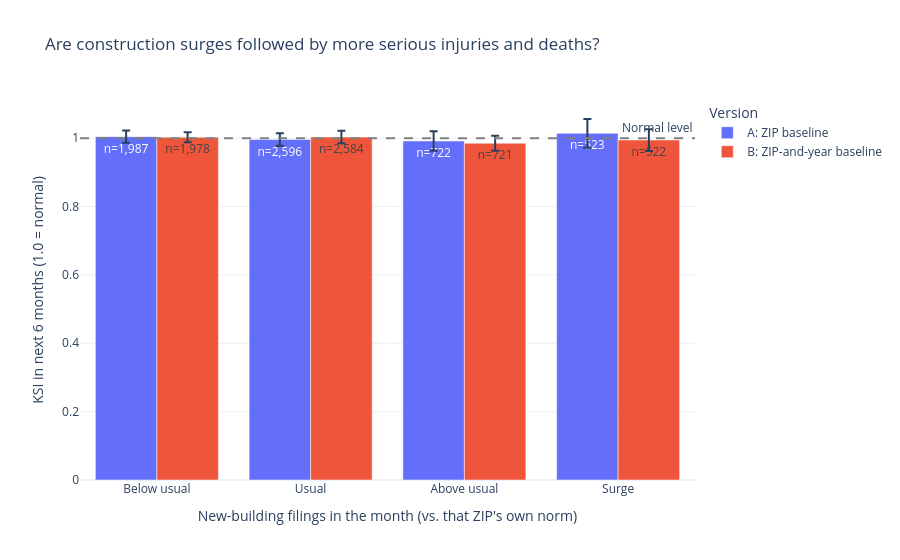

Notebook code for this chart:
### Markdown cell above
## 10. Research Question 2

**In months when a ZIP code has an unusual surge of new-building filings, are the following six months' serious injuries and deaths (KSI) higher than that ZIP's own normal level?**

*Why it matters:* Comparing each ZIP with **itself** removes the main confounder of Question 1 (dense areas simply have more of everything).

*Method:* For each ZIP, standardize monthly filings (z-score vs. that ZIP's own mean/std) and group months as **Below usual / Usual / Above usual / Surge**. For each group, measure the next `HORIZON` months' KSI relative to a baseline (1.0 = normal) with 95% confidence intervals. A six-month window is used because KSI counts per ZIP-month are small. Two versions:
- **A — ZIP baseline:** each month vs. the ZIP's average over the whole window.
- **B — ZIP-and-year baseline:** each month vs. that ZIP's average *in the same year*, which removes year-to-year trends (e.g., citywide changes in serious crashes, or Brooklyn's filing peak in 2021-22) that could make surges and crashes move together without any link.

*Caution:* filings are paperwork dates, not construction start dates, and seasonality affects crashes.

### Code cell
BINS = [-np.inf, -0.5, 0.5, 1.5, np.inf]
LABELS = ["Below usual", "Usual", "Above usual", "Surge"]
HORIZON = 6      # months of KSI after the filing month

def rq2_summary(panel_df, label, min_year=None, baseline="zip"):
    """Mean next-HORIZON-month KSI ratio by filing-activity group. baseline: 'zip' or 'zip_year'."""
    p = panel_df.sort_values(["zip_code", "year_month"]).copy()
    g = p.groupby("zip_code")
    p["ksi_next"] = sum(g["ksi"].shift(-k) for k in range(1, HORIZON + 1))   # months 1..HORIZON after the filing month
    if min_year is not None:
        p = p[p["year"] >= min_year]
    stats = p.groupby("zip_code")["new_building_filings"].agg(f_mean="mean", f_std="std")
    p = p.join(stats, on="zip_code")
    p["filing_z"] = (p["new_building_filings"] - p["f_mean"]) / p["f_std"]
    keys = ["zip_code"] if baseline == "zip" else ["zip_code", "year"]
    p["ksi_ratio"] = p["ksi_next"] / p.groupby(keys)["ksi_next"].transform("mean")
    p = p.replace([np.inf, -np.inf], np.nan).dropna(subset=["filing_z", "ksi_ratio"])
    p["filing_activity"] = pd.cut(p["filing_z"], bins=BINS, labels=LABELS)
    out = (p.groupby("filing_activity", observed=True)["ksi_ratio"]
             .agg(mean="mean", sem="sem", n="count").reset_index())
    out["ci95"] = 1.96 * out["sem"]
    out.insert(0, "version", label)
    return out

rq2 = pd.concat([
    rq2_summary(panel, "A: ZIP baseline", min_year=2022),
    rq2_summary(panel, "B: ZIP-and-year baseline", min_year=2022, baseline="zip_year"),
], ignore_index=True)
display(rq2)

fig2 = px.bar(
    rq2, x="filing_activity", y="mean", error_y="ci95", color="version", barmode="group",
    text=rq2["n"].map(lambda n: f"n={n:,}"),
    category_orders={"filing_activity": LABELS},
    labels={"filing_activity": "New-building filings in the month (vs. that ZIP's own norm)",
            "mean": f"KSI in next {HORIZON} months (1.0 = normal)", "version": "Version"},
    title="Are construction surges followed by more serious injuries and deaths?",
)
fig2.add_hline(y=1, line_dash="dash", line_color="gray", annotation_text="Normal level")
fig2.update_layout(template="plotly_white")
fig2.show()

### Figure 1 — Plotly figure (JSON) as saved in the notebook; plotly's stock layout.template omitted (floating-point values rounded to 4 significant figures)
{"data": [{"alignmentgroup": "True", "error_y": {"array": [0.01797, 0.01849, 0.02865, 0.04192]}, "hovertemplate": "Version=A: ZIP baseline<br>New-building filings in the month (vs. that ZIP's own norm)=%{x}<br>KSI in next 6 months (1.0 = normal)=%{y}<br>text=%{text}<extra></extra>", "legendgroup": "A: ZIP baseline", "marker": {"color": "#636efa", "pattern": {"shape": ""}}, "name": "A: ZIP baseline", "offsetgroup": "A: ZIP baseline", "orientation": "v", "showlegend": true, "text": ["n=1,987", "n=2,596", "n=722", "n=523"], "textposition": "auto", "type": "bar", "x": ["Below usual", "Usual", "Above usual", "Surge"], "xaxis": "x", "y": [1.004, 0.996, 0.9919, 1.014], "yaxis": "y"}, {"alignmentgroup": "True", "error_y": {"array": [0.01449, 0.01828, 0.02177, 0.03185]}, "hovertemplate": "Version=B: ZIP-and-year baseline<br>New-building filings in the month (vs. that ZIP's own norm)=%{x}<br>KSI in next 6 months (1.0 = normal)=%{y}<br>text=%{text}<extra></extra>", "legendgroup": "B: ZIP-and-year baseline", "marker": {"color": "#EF553B", "pattern": {"shape": ""}}, "name": "B: ZIP-and-year baseline", "offsetgroup": "B: ZIP-and-year baseline", "orientation": "v", "showlegend": true, "text": ["n=1,978", "n=2,584", "n=721", "n=522"], "textposition": "auto", "type": "bar", "x": ["Below usual", "Usual", "Above usual", "Surge"], "xaxis": "x", "y": [1.003, 1.003, 0.9851, 0.9946], "yaxis": "y"}], "layout": {"annotations": [{"showarrow": false, "text": "Normal level", "x": 1, "xanchor": "right", "xref": "x domain", "y": 1, "yanchor": "bottom", "yref": "y"}], "barmode": "group", "legend": {"title": {"text": "Version"}, "tracegroupgap": 0}, "shapes": [{"line": {"color": "gray", "dash": "dash"}, "type": "line", "x0": 0, "x1": 1, "xref": "x domain", "y0": 1, "y1": 1, "yref": "y"}], "title": {"text": "Are construction surges followed by more serious injuries and deaths?"}, "xaxis": {"anchor": "y", "categoryarray": ["Below usual", "Usual", "Above usual", "Surge"], "categoryorder": "array", "domain": [0, 1], "title": {"text": "New-building filings in the month (vs. that ZIP's own norm)"}}, "yaxis": {"anchor": "x", "domain": [0, 1], "title": {"text": "KSI in next 6 months (1.0 = normal)"}}}}
